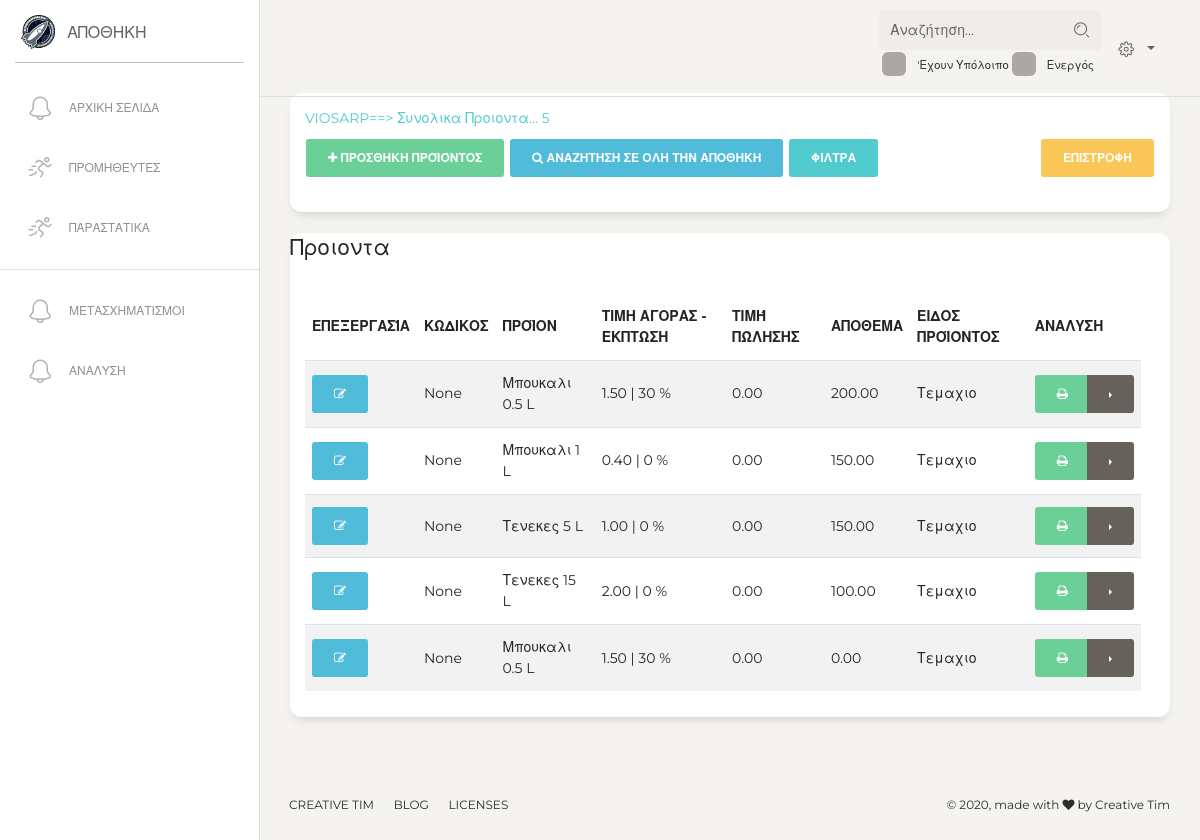
Page /warehouse/vendor-kartela/1/ (signed in) on the earlier database version.
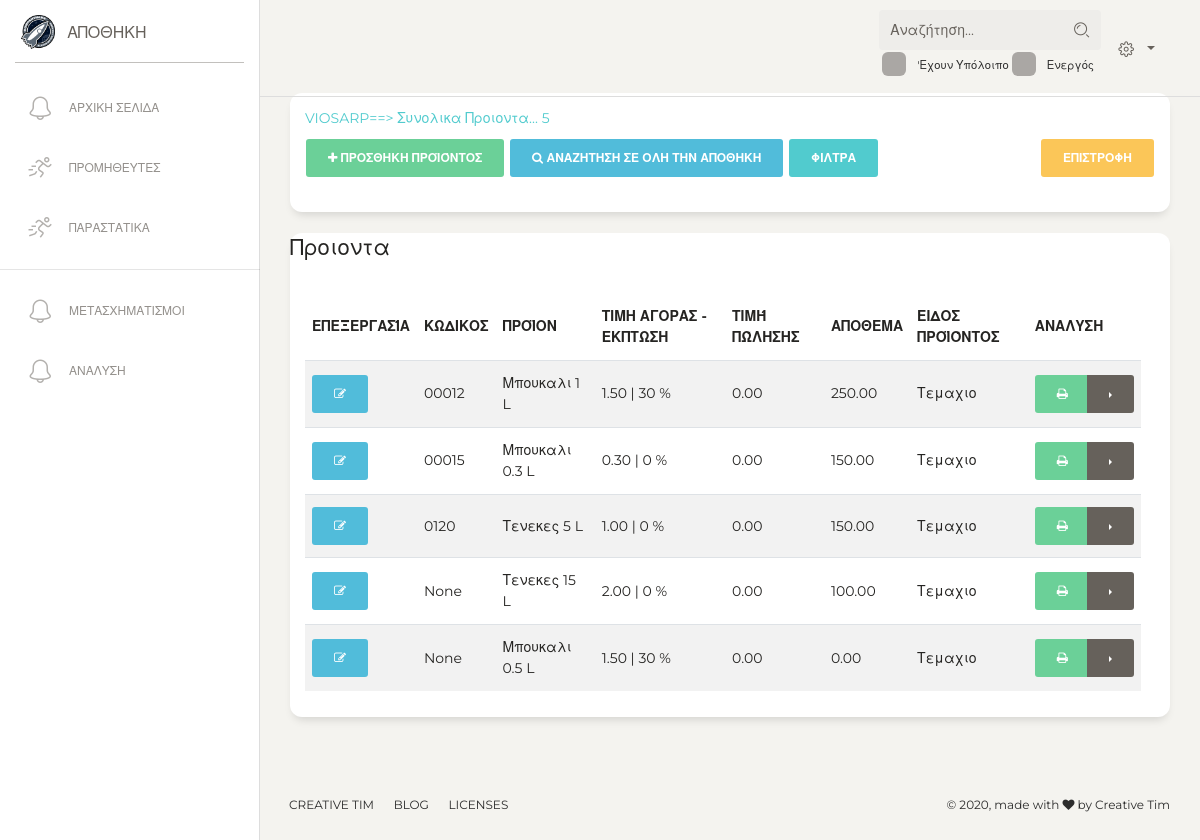
Same page on the later database version.
### warehouse/models.py (models this page shows, shortened)
class Vendor(models.Model):
    active = models.BooleanField(default=True, verbose_name='Ενεργό')
    title = models.CharField(max_length=200, unique=True, verbose_name='Εταιρία')
    owner = models.CharField(max_length=200, blank=True, verbose_name='Ιδιοκτήτης')
    afm = models.CharField(max_length=150, blank=True, verbose_name='ΑΦΜ')
    doy = models.CharField(max_length=150, blank=True, verbose_name='ΔΟΥ')
    phone = models.CharField(max_length=200, blank=True, verbose_name='Σταθερο Τηλεφωνο')
    cellphone = models.CharField(max_length=200, blank=True, verbose_name='Κινητό')
    email = models.EmailField(blank=True)
    site = models.URLField(blank=True, null=True)
    description = models.TextField(blank=True, null=True, verbose_name='Λεπτομεριες')
    address = models.CharField(max_length=240, blank=True, null=True, verbose_name='Διευθυνση')
    city = models.CharField(max_length=240, blank=True, null=True, verbose_name='Πολη')
    balance = models.DecimalField(decimal_places=2, max_digits=50, default=0.00, verbose_name='Υπόλοιπο')
    paid_value = models.DecimalField(decimal_places=2, max_digits=50, default=0.00)
    value = models.DecimalField(decimal_places=2, max_digits=50, default=0.00)
    taxes_modifier = models.CharField(max_length=1, choices=TAXES_CHOICES, default='c')
    class Meta:
        ordering = ['title']
    def __str__(self):
        return f'{self.title}'
    def get_edit_url(self):
        return reverse('warehouse:vendor_update', kwargs={'pk': self.id})
    def tag_balance(self):
        return f'{self.balance} {CURRENCY}'
    tag_balance.short_description = 'Υπολοίπο'

### catalogue/models.py (models this page shows, shortened)
class Product(models.Model):
    active = models.BooleanField(default=True, verbose_name='Κατασταση')
    product_class = models.ForeignKey(ProductClass, on_delete=models.PROTECT, null=True, verbose_name='Ειδος')
    is_offer = models.BooleanField(default=True)
    title = models.CharField(max_length=120, verbose_name="'Ονομα προιόντος")
    category = models.ManyToManyField(Category, blank=True, null=True, verbose_name='Κατηγοριες')
    sku = models.CharField(max_length=150, blank=True, null=True, verbose_name='MPN')
    meta_description = models.CharField(max_length=300, null=True, blank=True)
    slug = models.SlugField(blank=True, null=True, allow_unicode=True)
    price = models.DecimalField(decimal_places=2, max_digits=6, default=0,
                                verbose_name="Τιμή λιανικής")  # the price product have in the store
    margin = models.IntegerField(default=30, verbose_name='Margin', blank=True, null=True)
    markup = models.IntegerField(default=30, verbose_name='Markup', blank=True, null=True)
    price_internet = models.DecimalField(decimal_places=2, max_digits=6, default=0,
                                         verbose_name="Τιμή Internet(No use)")
    price_b2b = models.DecimalField(decimal_places=2, max_digits=6, default=0,
                                    verbose_name="Τιμή Χονδρικής")  # the price product have in the website, if its 0 then website gets the price from store
    price_discount = models.DecimalField(max_digits=10, decimal_places=2, default=0, verbose_name='Εκπτωτική Τιμή.')
    final_price = models.DecimalField(default=0, decimal_places=2, max_digits=10, blank=True)
    related_products = models.ManyToManyField('self', blank=True)
    different_color = models.ManyToManyField('self', blank=True)
    timestamp = models.DateField(default=timezone.now, verbose_name='Ημερομηνία Δημιουργίας')
    notes = models.TextField(null=True, blank=True, verbose_name='Περιγραφή')
    vendor = models.ForeignKey('warehouse.Vendor', verbose_name="Προμηθευτής", blank=True, null=True, on_delete=models.SET_NULL)
    qty = models.DecimalField(default=0, verbose_name="Απόθεμα", max_digits=10, decimal_places=2)
    unit = models.CharField(max_length=1, default='1', choices=UNIT, blank=True, null=True, verbose_name='ΜΜ')
    safe_stock = models.DecimalField(max_digits=5, decimal_places=2, default=0, verbose_name='Ασφαλη Αποθεμα')
    order_sku = models.CharField(blank=True, null=True, max_length=50, verbose_name='Κωδικος Τιμολογιου')
    price_buy = models.DecimalField(decimal_places=2, max_digits=6, default=0,
                                    verbose_name="Τιμή Αγοράς")  # the price which you buy the product
    order_discount = models.IntegerField(default=0, verbose_name="'Εκπτωση Τιμολογίου σε %")
    qty_kilo = models.DecimalField(max_digits=5, decimal_places=3, default=1,
                                   verbose_name='Βάρος/Τεμάχια ανά Συσκευασία ')
    taxes_modifier = models.IntegerField(default=24, verbose_name='ΦΠΑ')
    objects = models.Manager()
    def __str__(self):
        return self.title
    @staticmethod
    def filters_data(request, qs):
        q = request.GET.get('q', None)
        search_name = request.GET.get('search_name', q)
        if q:
            qs = qs.filter(Q(title__icontains=q) |
                           Q(order_sku__icontains=q) |
                           Q(sku__icontains=q)
                           ).distinct()
        if search_name:
            qs = qs.filter(Q(title__icontains=search_name) |
                           Q(order_sku__icontains=search_name) |
                           Q(sku__icontains=search_name)
                           ).distinct()
        return qs

class ProductClass(models.Model):
    title = models.CharField(unique=True, max_length=200, verbose_name='Ονομασια')
    have_storage = models.BooleanField(default=False, verbose_name='εχει Αποθηκη')
    wholesale_active = models.BooleanField(default=False, verbose_name="Active for WholeSale")
    is_service = models.BooleanField(default=False, verbose_name='Service')
    have_ingredient = models.BooleanField(default=False, verbose_name='Παρασκευη Απο Εμας')
    def __str__(self):
        return self.title

### warehouse/views.py (the view)
# urls.py: path('vendor-kartela/<int:pk>/', VendorCardView.as_view(), name='vendor_card'),
@method_decorator(staff_member_required, name='dispatch')
class VendorCardView(ListView):
    model = Product
    template_name = 'warehouse/vendor_card.html'
    paginate_by = 500
    def get_queryset(self):
        self.vendor = vendor = get_object_or_404(Vendor, id=self.kwargs['pk'])
        qs = Product.objects.filter(vendor=vendor)
        qs = Product.filters_data(self.request, qs)
        return qs
    def get_context_data(self, **kwargs):
        context = super().get_context_data(**kwargs)
        context["vendor"] = self.vendor
        context['create_form'] = InvoiceProductForm(initial={'taxes_modifier': self.vendor.taxes_modifier})
        context['search_filter'], context['category_filter'] = [True] * 2
        return context

### warehouse/templates/warehouse/vendor_card.html (shortened to what this page needs)
{% extends "warehouse/dashboard.html" %} {% load static %}
{% block content %}
    <div class='content'>
        <div class='row'>
            <div class='col-md-12'>
                <div class='card'>
                    <div class='card-header'>
                    <a href='{{ request.path }}'>{{ vendor }}==> Συνολικα Προιοντα... {{ object_list.count }}</a>
                    <br>
                    <button class='btn btn-success' data-toggle="modal" data-target="#exampleModal" ><i class='fa fa-plus'></i> Προσθηκη Προϊόντος </button>
                    <button class='btn btn-info' data-toggle="modal" data-target="#searchProducts">
                        <i class='fa fa-search'></i> Αναζητηση σε ολη την αποθηκη
                    </button>
                        <a class="btn btn-primary" data-toggle="collapse" href="#collapseExample" role="button" aria-expanded="false" aria-controls="collapseExample">
                            Φιλτρα
                        </a>
                    <a href='{{ vendor.get_edit_url }}' class='btn btn-warning pull-right'>Επιστροφη</a>
                    </div>
                    <div class='card-body'>
                    </div>
                </div>
            </div>
        </div>
        <div class='row'>
            <div class='col-md-12' id='result_container'>
            </div>
        </div>
        <div class='row'>
            <div class='col-md-12'>
                <div class='card'>
                    <div class='catd-header'><div class='card-title'><h5>Προιοντα</h5></div></div>
                    <div class='card-body'>
                        <table class='table table-striped'>
                            <thead>
                                <tr>
                                    <th>Επεξεργασία</th>
                                    <th>Κωδικος</th>
                                    <th>Προϊον</th>
                                    <th>Τιμη Αγορας - Εκπτωση</th>
                                    <th>Τιμή Πώλησης</th>
                                    <th>Αποθεμα</th>
                                    <th>Ειδος Προϊόντος</th>
                                    <th>Αναλυση <th>
                                </tr>
                            </thead>
                            <tbody>
                                {% for product in object_list %}
                                    <tr >
                                        <td>
                                            <button data-href="" type='button'
                                            {% if product.is_favorite %} class='btn btn-success edit_button' {% else %}  class='btn btn-info edit_button' {% endif %}>
                                            <i class='fa fa-edit'></i>
                                            </button>
                                        </td>
                                        <td>{{ product.order_sku }}</td>
                                        <td>{{ product }}</td>
                                        <td>{{ product.price_buy  }} | {{ product.order_discount }} % </td>
                                        <td> {{ product.final_price }}</td>
                                        <td>{{ product.qty }}</td>
                                        <td>{{ product.product_class.title }}</td>
                                        <td>
                                            <div class="btn-group dropright">
                                            <button data-href="" class='btn btn-success quick_view'><i class='fa fa-print'> </i> </button>
                                            <button type="button" class="btn btn-secondary dropdown-toggle dropdown-toggle-split" data-toggle="dropdown" aria-haspopup="true" aria-expanded="false">
                                            </button>
                                            </div>
                                         </td>
                                    </tr>
                                {% endfor %}
                            </tbody>
                        </table>
                    </div>
                </div>
            </div>
        </div>
    </div>
{% endblock content %}

### warehouse/templates/warehouse/dashboard.html (shortened to what this page needs)
{% extends 'dashboard.html' %}
{% block navbar %} {% include 'warehouse/navbar.html' %} {% endblock %}

### project_settings/templates/dashboard.html (shortened to what this page needs)
<!DOCTYPE html>
<html lang="en">
{% include 'include/css.html' %}
<body class="">
  <div class="wrapper ">
    {% block navbar %}{% include 'include/navbar.html' %} {% endblock %}
    <div class="main-panel">
      <nav class="navbar navbar-expand-lg navbar-absolute fixed-top navbar-transparent">
        <div class="container-fluid">
          <div class="navbar-wrapper">
          </div>
          <div class="collapse navbar-collapse justify-content-end" id="navigation">
            <form {% if action_url %} action="{{ action_url }}"  {% endif %}>
                <div class="input-group no-border">
                    <input name="q" type="text" value="{{ request.GET.q }}" class="form-control" placeholder="Αναζήτηση..."
                    >
                    <div class="input-group-append">
                        <div class="input-group-text"><i class="nc-icon nc-zoom-split"></i></div>
                    </div>
                </div>
                <div style="margin-top: 1%" class="form-check small">
                    <label class="form-check-label">
                          'Εχουν Υπόλοιπο
                    </label>
                    <label class="form-check-label">
                          Ενεργός
                      </label>
                  </div>
            </form>
              <ul style="" class="navbar-nav">
               <li class="nav-item btn-rotate dropdown">
                        <a class="nav-link dropdown-toggle" href="http://example.com" id="navbarDropdownMenuLink" data-toggle="dropdown" aria-haspopup="true" aria-expanded="false">
                            <i class="nc-icon nc-settings-gear-65"></i>
                        </a>
                    </li>
                </ul>
          </div>
        </div>
      </nav>
       {% block content %}
       {% endblock %}
            <footer class="footer footer-black  footer-white ">
                <div class="container-fluid">
                    <div class="row">
                        <nav class="footer-nav">
                            <ul>
                                <li>
                                    <a href="https://www.creative-tim.com" target="_blank">Creative Tim</a>
                                </li>
                                <li>
                                    <a href="http://blog.creative-tim.com/" target="_blank">Blog</a>
                                </li>
                                <li>
                                    <a href="https://www.creative-tim.com/license" target="_blank">Licenses</a>
                                </li>
                            </ul>
                        </nav>
                        <div class="credits ml-auto">
                            <span class="copyright">
                                ©
                                , made with <i class="fa fa-heart heart"></i> by Creative Tim
                            </span>
                        </div>
                    </div>
                </div>
            </footer>
    </div>
  </div>
</body>
</html>

### project_settings/templates/include/css.html (shortened to what this page needs)
{% load static %}
<head>
  <link href="https://maxcdn.bootstrapcdn.com/font-awesome/latest/css/font-awesome.min.css" rel="stylesheet">
  <link href="{% static 'assets/css/bootstrap.min.css' %}" rel="stylesheet" />
  <link href="{% static 'assets/css/paper-dashboard.css' %}" rel="stylesheet" />
  <link href="{% static 'assets/demo/demo.css' %}" rel="stylesheet" />
    <link rel="stylesheet" type="text/css" href="{% static 'daterangepicker-master/daterangepicker.css' %}" />
</head>

### warehouse/templates/warehouse/navbar.html
{% load static %}
<div class="sidebar" data-color="white" data-active-color="danger">
      <div class="logo">
        <a href="{% url 'homepage' %}" class="simple-text logo-mini">
          <div class="logo-image-small">
            <img src="{% static 'assets/img/logo.png' %}">
          </div>
        </a>
        <a href="{% url 'homepage' %}" class="simple-text logo-normal">
         Αποθηκη
        </a>
      </div>
      <div class="sidebar-wrapper">
        <ul class="nav">
            <li>
            <a href="{% url 'warehouse:homepage' %}">
              <i class="nc-icon nc-bell-55"></i>
              <p>Αρχικη Σελιδα</p>
            </a>
          </li>
          <li>
            <a href="{% url 'warehouse:vendor_list' %}">
              <i class="nc-icon nc-user-run"></i>
              <p>Προμηθευτες</p>
            </a>
            <a href="{% url 'warehouse:invoice_list' %}">
              <i class="nc-icon nc-user-run"></i>
              <p>Παραστατικα</p>
            </a>
          </li>
          <hr>
          <li>
            <a href="{% url 'warehouse:invoice_trans_list' %}">
              <i class="nc-icon nc-bell-55"></i>
              <p>Μετασχηματισμοι</p>
            </a>
          </li>
          <li>
            <a href="{% url 'warehouse:analysis_homepage' %}">
              <i class="nc-icon nc-bell-55"></i>
              <p>αναλυση</p>
            </a>
          </li>
        </ul>
      </div>
    </div>

### project_settings/templates/filters/category_filter.html (shortened to what this page needs)
{% load zefarak_tags %}

### project_settings/templates/include/js.html (shortened to what this page needs)
{% load static %}

Differences in the rows shown:
changed Product: order_sku "None" → "00012"; title "Μπουκαλι 0.5 L" → "Μπουκαλι 1 L"; qty "200.00" → "250.00"
changed Product: order_sku "None" → "00015"; title "Μπουκαλι 1 L" → "Μπουκαλι 0.3 L"; price_buy "0.40" → "0.30"
changed Product "Τενεκες 5 L": order_sku "None" → "0120"
